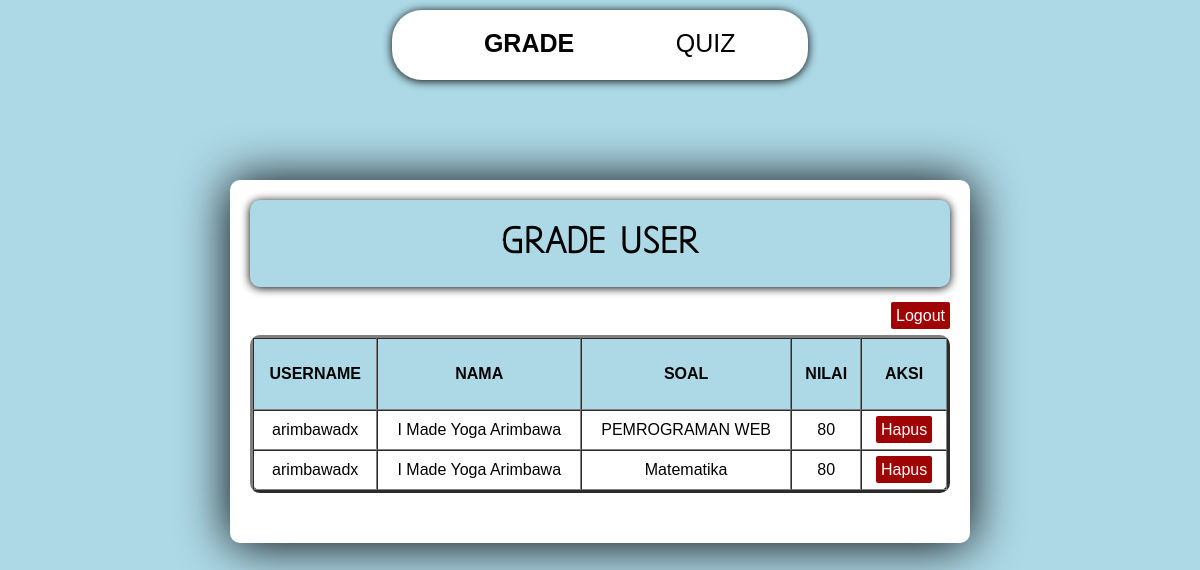
Page /data_user.php (signed in) on the committed database.
### tables this page shows
CREATE TABLE IF NOT EXISTS `grade` (
`id_grade` int(11) NOT NULL,
  `username` varchar(50) NOT NULL,
  `nama_soal` varchar(50) NOT NULL,
  `nilai` int(11) NOT NULL
);

CREATE TABLE IF NOT EXISTS `biodata` (
  `username` varchar(50) NOT NULL,
  `password` varchar(500) NOT NULL,
  `profil` varchar(50) DEFAULT NULL,
  `nama_lengkap` varchar(100) NOT NULL,
  `nama_panggilan` varchar(20) NOT NULL,
  `tempat_lahir` varchar(50) DEFAULT NULL,
  `tanggal_lahir` date DEFAULT NULL,
  `jenis_kelamin` varchar(15) NOT NULL,
  `status` varchar(15) NOT NULL,
  `alamat_desa` varchar(50) NOT NULL,
  `alamat_kabupaten` varchar(50) NOT NULL,
  `alamat_provinsi` varchar(50) NOT NULL,
  `hobi` varchar(50) DEFAULT NULL,
  `sekolah` varchar(50) DEFAULT NULL,
  `bekerja` varchar(50) DEFAULT NULL
);

### data_user.php (the view, shortened to what this page needs)
<?php
 include('koneksi.php') ?>
<!DOCTYPE html>
<html>
<head>
	<link rel="stylesheet" type="text/css" href="style_data_user.css">
</head>
<body>
	<header align="center" >
		<table align="center" class="header">
			<tr>
				<td><a class="aktif" href="data_user.php">GRADE</a></td>
				<td><a  class="header" href="quiz_admin.php">QUIZ</a></td>
			</tr>
		</table>
	</header>
	<div class="body_data_user">
		<div class="judul"><h1>GRADE USER</h1></div>
	<div align="right">
	<a class="link" href="logout_admin.php">Logout</a>
	</div>
		<table align="center" border="3" cellpadding="10" cellspacing="0" >
			<tr>
				<th>USERNAME</th>
				<th>NAMA</th>
				<th>SOAL</th>
				<th>NILAI</th>
				<th>AKSI</th>
			</tr>
			<?php
				$query="SELECT biodata.username, biodata.nama_lengkap, grade.nama_soal, grade.nilai, grade.id_grade FROM biodata INNER JOIN grade ON biodata.username = grade.username";
				$data=mysqli_query($conn,$query);
				while ($r=mysqli_fetch_array($data)) {
			?>
			<tr>
				<td><?php echo $r['username']; ?></td>
				<td><?php echo $r['nama_lengkap']; ?></td>
				<td><?php echo $r['nama_soal']; ?></td>
				<td><?php echo $r['nilai']; ?></td>
				<td><a class="link" href="admin_hapus_grade.php?id=<?php echo $r['id_grade']; ?>" onclick="return confirm('Anda yakin?')">Hapus</a></td>
			</tr>
			<?php
				}
			 ?>
		</table>
	</div>
</body>
</html>

### style_data_user.css (style rules this page uses)
body { font-family: "arial"; background-color: lightblue; }
.body_data_user { margin: 100px auto; width: 700px; border-radius: 10px; padding: 20px; padding-bottom: 50px; text-align: center; background-color: white; box-shadow: 0px 1px 50px black; }
.judul { font-family: "AAA"; font-style: bold; border-radius: 10px; margin-bottom: 20px; padding: 1px; background-color: lightblue; color: black; text-align: center; box-shadow: 0px 1px 10px black; }
.link { border-radius: 2px; padding: 5px; background-color: #9f0303; text-decoration: none; color: white; }
table { margin: auto; margin-top: 10px; width: 100%; border-radius: 10px; }
th { background-color: lightblue; color: black; height: 50px; }
header { border-radius: 30px; margin: 10px auto; padding: 30px; width: 30%; line-height: 0px; background-color: white; box-shadow: 0px 1px 10px black; }
table.header { margin: 0px; width: 100%; }
a { text-decoration: none; color: black; }
a.header { font-family: "arial"; font-size: 25px; background-color: transparent; text-decoration: none; color: black; }
.aktif { font-weight: bold; font-family: "arial"; font-size: 25px; background-color: transparent; color: black; text-decoration: none; }

### rows in the picture
grade: username.username "arimbawadx", username.nama_lengkap "I Made Yoga Arimbawa", nama_soal "PEMROGRAMAN WEB", nilai "80"
grade: username.username "arimbawadx", username.nama_lengkap "I Made Yoga Arimbawa", nama_soal "Matematika", nilai "80"
